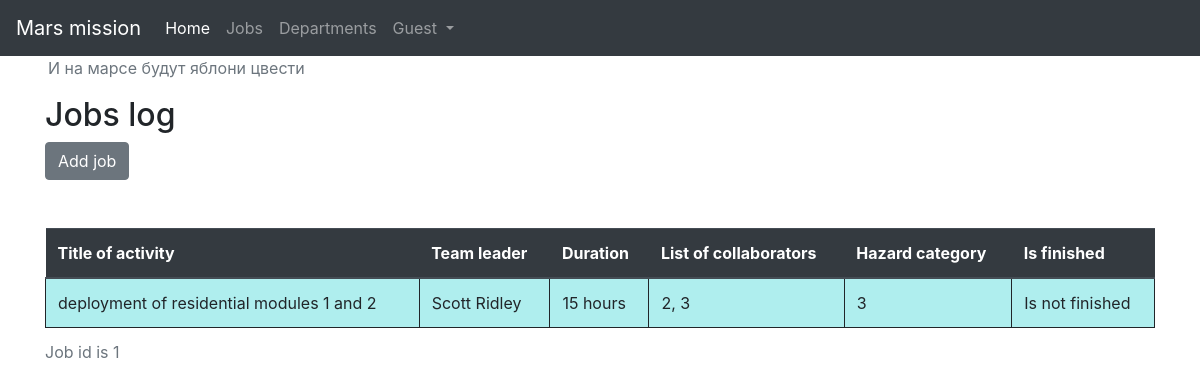
Page /jobs on the committed database.
### data/jobs.py (models this page shows, shortened)
class Jobs(SqlAlchemyBase, SerializerMixin):
    __tablename__ = 'jobs'
    id = sqlalchemy.Column(sqlalchemy.Integer, primary_key=True, autoincrement=True)
    job = sqlalchemy.Column(sqlalchemy.String, nullable=True)
    work_size = sqlalchemy.Column(sqlalchemy.Integer, nullable=True, default=0)
    collaborators = sqlalchemy.Column(sqlalchemy.String, nullable=True)
    start_date = sqlalchemy.Column(sqlalchemy.DateTime, default=datetime.datetime.now)
    end_date = sqlalchemy.Column(sqlalchemy.DateTime, default=datetime.datetime.now)
    hazard_category = sqlalchemy.Column(sqlalchemy.Integer, default=3)
    is_finished = sqlalchemy.Column(sqlalchemy.Boolean, default=True)
    team_leader = sqlalchemy.Column(sqlalchemy.Integer, sqlalchemy.ForeignKey("users.id"))
    user = orm.relation('User')

### data/users.py (models this page shows, shortened)
class User(SqlAlchemyBase, UserMixin, SerializerMixin):
    __tablename__ = 'users'
    id = sqlalchemy.Column(sqlalchemy.Integer, primary_key=True, autoincrement=True)
    surname = sqlalchemy.Column(sqlalchemy.String, nullable=True)
    name = sqlalchemy.Column(sqlalchemy.String, nullable=True)
    age = sqlalchemy.Column(sqlalchemy.Integer, nullable=True)
    position = sqlalchemy.Column(sqlalchemy.String, nullable=True)
    speciality = sqlalchemy.Column(sqlalchemy.String, nullable=True)
    address = sqlalchemy.Column(sqlalchemy.String, nullable=True)
    email = sqlalchemy.Column(sqlalchemy.String, index=True, unique=True, nullable=True)
    hashed_password = sqlalchemy.Column(sqlalchemy.String, nullable=True)
    modifed_date = sqlalchemy.Column(sqlalchemy.DateTime, default=datetime.datetime.now)
    city_from = sqlalchemy.Column(sqlalchemy.String)
    jobs = orm.relation('Jobs', back_populates='user')
    departments = orm.relationship('Department', back_populates='user')

### jobs_view.py (the view)
@blueprint.route('/jobs')
def jobs_table():
    session = db.create_session()
    jobs = session.query(models.jobs.Jobs).all()
    return render_template('jobs_table.html', current_user=current_user,
                           jobs=jobs)

### data/db_session.py (called while the page is built)
def create_session() -> Session:
    global __factory
    return __factory()

### templates/jobs/jobs_table.html (shortened to what this page needs)
{% extends 'base.html' %}
{% block content %}
<h2>Jobs log</h2>
<a href="/jobs/new" class="btn btn-secondary">Add job</a>
{% if jobs %}
    {% for job in jobs %}
    <div>
        <table class="table w-90 mt-5 mb-5">
            <caption>
                Job id is {{ job.id }}
            </caption>
            <thead class="thead-dark">
            <tr>
                <th>Title of activity</th>
                <th>Team leader</th>
                <th>Duration</th>
                <th>List of collaborators</th>
                <th>Hazard category</th>
                <th>Is finished</th>
            </tr>
            </thead>
            <tbody>
            <tr>
                <td>{{ job.job }}</td>
                <td>{{ job.user.surname }} {{ job.user.name }}</td>
                <td>{{ job.work_size }} hours</td>
                <td>{{ job.collaborators }}</td>
                <td>{{ job.hazard_category }}</td>
                <td>{% if job.is_finished %} Finished {% else %} Is not finished {% endif %}</td>
            </tr>
            </tbody>
        </table>
    </div>
    {% endfor %}
{% else %}
    <p>No works found</p>
{% endif %}
{% endblock %}

### templates/base.html (shortened to what this page needs)
<!DOCTYPE html>
<html>
    <head>
        <link rel="stylesheet" href="https://stackpath.bootstrapcdn.com/bootstrap/4.4.1/css/bootstrap.min.css">
        <link rel="stylesheet" type="text/css" href="/static/css/style.css"/>
    </head>
    <body>
        <nav class="navbar navbar-expand-lg navbar-dark bg-dark">
            <a class="navbar-brand" href="#">Mars mission</a>
            <div class="collapse navbar-collapse" id="navbarNavDropdown">
            <ul class="navbar-nav">
                <li class="nav-item active">
                    <a class="nav-link" href="/">Home <span class="sr-only">(current)</span></a>
                </li>
                <li class="nav-item">
                    <a class="nav-link" href="/jobs">Jobs</a>
                </li>
                <li class="nav-item">
                    <a class="nav-link" href="/departments">Departments</a>
                </li>
                <li class="nav-item dropdown">
                    <a class="nav-link dropdown-toggle" href="#" id="navbarDropdown" role="button" data-toggle="dropdown" aria-haspopup="true" aria-expanded="false">
                        {% if current_user.is_authenticated %} {{ current_user.surname }} {{ current_user.name}} {% else %} Guest {% endif %}
                    </a>
                </li>
            </ul>
            </div>
        </nav>
        <p class="text-muted ml-5">И на марсе будут яблони цвести</p>
        <div class="container">
            {% block content %}
            {% endblock %}
        </div>
    </body>
</html>

### static/css/style.css (style rules this page uses)
table tr td { border-style: solid; border-width: 1px; background-color: paleturquoise; }

### rows in the picture
Jobs: id "1", job "deployment of residential modules 1 and 2", user.surname "Scott", user.name "Ridley", work_size "15", collaborators "2, 3", hazard_category "3", is_finished "Is not finished"
